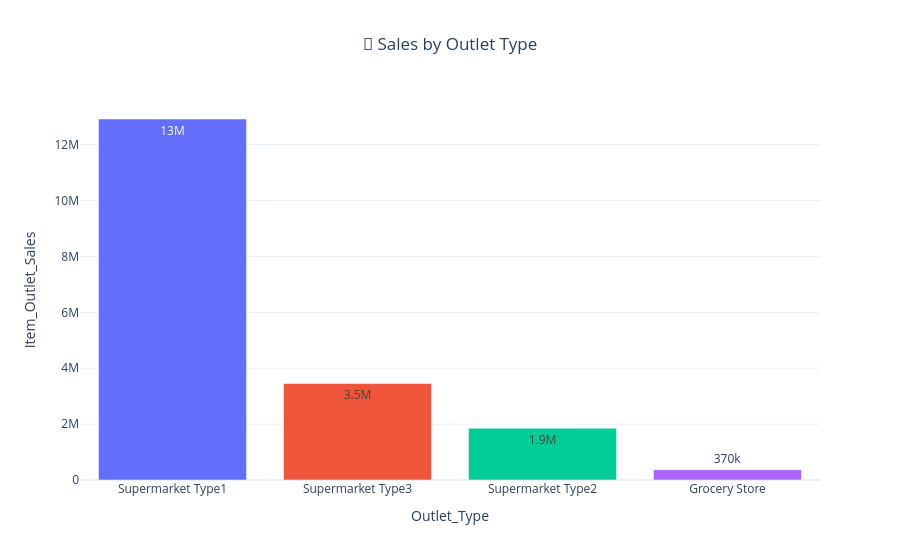

The notebook cell saved with this chart:
### Markdown cell above
## 7. Outlet Type Sales

### Code cell
outlet_sales = (
    data.groupby("Outlet_Type")["Item_Outlet_Sales"]
    .sum()
    .sort_values(ascending=False)
    .reset_index()
)

fig = px.bar(
    outlet_sales,
    x="Outlet_Type",
    y="Item_Outlet_Sales",
    color="Outlet_Type",
    text_auto=".2s",
    title="🏪 Sales by Outlet Type",
    template="plotly_white"
)

fig.update_layout(
    title_x=0.5,
    showlegend=False
)

fig.show()

### Figure 1 — Plotly figure (JSON) as saved in the notebook; plotly's stock layout.template omitted (floating-point values rounded to 4 significant figures)
{"data": [{"hovertemplate": "Outlet_Type=%{x}<br>Item_Outlet_Sales=%{y}<extra></extra>", "legendgroup": "Supermarket Type1", "marker": {"color": "#636efa", "pattern": {"shape": ""}}, "name": "Supermarket Type1", "orientation": "v", "showlegend": true, "textposition": "auto", "texttemplate": "%{y:.2s}", "type": "bar", "x": ["Supermarket Type1"], "xaxis": "x", "y": [12920000.0], "yaxis": "y"}, {"hovertemplate": "Outlet_Type=%{x}<br>Item_Outlet_Sales=%{y}<extra></extra>", "legendgroup": "Supermarket Type3", "marker": {"color": "#EF553B", "pattern": {"shape": ""}}, "name": "Supermarket Type3", "orientation": "v", "showlegend": true, "textposition": "auto", "texttemplate": "%{y:.2s}", "type": "bar", "x": ["Supermarket Type3"], "xaxis": "x", "y": [3454000.0], "yaxis": "y"}, {"hovertemplate": "Outlet_Type=%{x}<br>Item_Outlet_Sales=%{y}<extra></extra>", "legendgroup": "Supermarket Type2", "marker": {"color": "#00cc96", "pattern": {"shape": ""}}, "name": "Supermarket Type2", "orientation": "v", "showlegend": true, "textposition": "auto", "texttemplate": "%{y:.2s}", "type": "bar", "x": ["Supermarket Type2"], "xaxis": "x", "y": [1852000.0], "yaxis": "y"}, {"hovertemplate": "Outlet_Type=%{x}<br>Item_Outlet_Sales=%{y}<extra></extra>", "legendgroup": "Grocery Store", "marker": {"color": "#ab63fa", "pattern": {"shape": ""}}, "name": "Grocery Store", "orientation": "v", "showlegend": true, "textposition": "auto", "texttemplate": "%{y:.2s}", "type": "bar", "x": ["Grocery Store"], "xaxis": "x", "y": [368000.0], "yaxis": "y"}], "layout": {"barmode": "relative", "legend": {"title": {"text": "Outlet_Type"}, "tracegroupgap": 0}, "showlegend": false, "title": {"text": "🏪 Sales by Outlet Type", "x": 0.5}, "xaxis": {"anchor": "y", "categoryarray": ["Supermarket Type1", "Supermarket Type3", "Supermarket Type2", "Grocery Store"], "categoryorder": "array", "domain": [0, 1], "title": {"text": "Outlet_Type"}}, "yaxis": {"anchor": "x", "domain": [0, 1], "title": {"text": "Item_Outlet_Sales"}}}}
